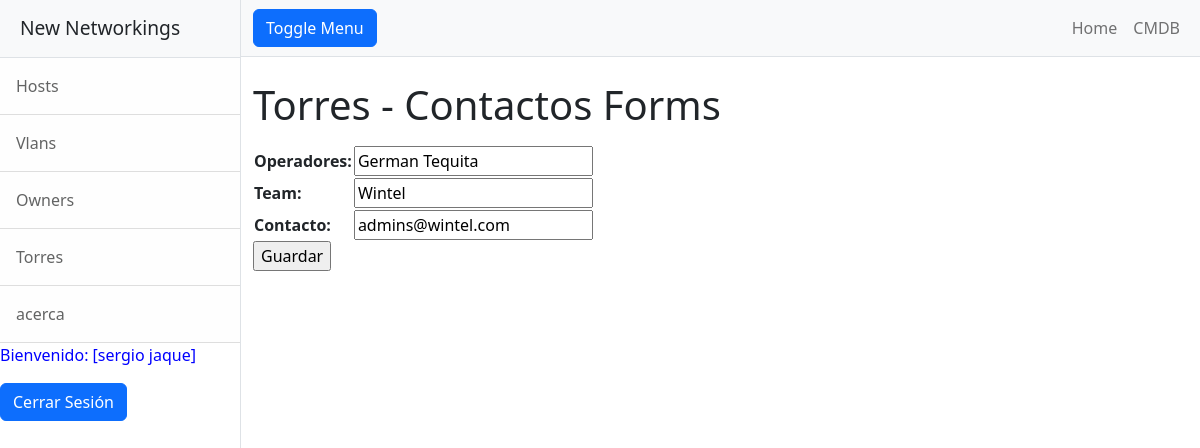
The app's page /torresopsUpdate/1/ (signed in) with its own data.
### entidades/models.py (models this page shows, shortened)
class TorresOps(models.Model):
    operadores = models.CharField(max_length=60)
    team = models.CharField(max_length=60)
    contacto = models.CharField(max_length=60)

### entidades/views.py (the view)
# urls.py: path('torresopsUpdate/<int:pk>/', TorresOpsUpdate.as_view(), name="torresopsUpdate"),
class TorresOpsUpdate(LoginRequiredMixin, UpdateView):
    model = TorresOps
    fields = ["operadores", "team", "contacto"]
    success_url = reverse_lazy("torresops")

### entidades/templates/entidades/torresops_form.html (shortened to what this page needs)
{% extends "entidades/index.html" %}
{% block titulo %}
 <h1 class="mt-4">Torres - Contactos Forms</h1>
{% endblock titulo %}
{% block contenido %}
<form action="" method="post">
    <table>
        {{ form.as_table }}
    </table>
    <input type="submit" value="Guardar">
</form>
{% endblock contenido %}

### entidades/templates/entidades/index.html (shortened to what this page needs)
<!DOCTYPE html>
<html lang="en">
    <head>
        {% load static %}
        <link href="{% static 'css/styles.css' %}" rel="stylesheet" />
        <link rel="stylesheet" href="https://cdnjs.cloudflare.com/ajax/libs/font-awesome/6.4.0/css/all.min.css">
    </head>
    <body>
        <div class="d-flex" id="wrapper">
            <div class="border-end bg-white" id="sidebar-wrapper">
                <div class="sidebar-heading border-bottom bg-light">New Networkings</div>
                <div class="list-group list-group-flush">
            {% if user.is_authenticated %}
                    <a class="list-group-item list-group-item-action list-group-item-light p-3" href="{% url 'hosts' %}">Hosts</a>
                    <a class="list-group-item list-group-item-action list-group-item-light p-3" href="{% url 'vlans' %}">Vlans</a>
                    <a class="list-group-item list-group-item-action list-group-item-light p-3" href="{% url 'owners' %}">Owners</a>
                    <a class="list-group-item list-group-item-action list-group-item-light p-3" href="{% url 'torresops' %}">Torres</a>
                    <a class="list-group-item list-group-item-action list-group-item-light p-3" href="{% url 'acerca' %}">acerca</a>
                    <p style="color:blue">Bienvenido: [{{user.first_name}} {{user.last_name}}]</p>
                    <form method="post" action="{% url 'logout' %}">
                        <button class="btn btn-primary" type="submit">Cerrar Sesión</button>
                    </form>
            {% else %}
                    <a class="btn btn-primary" href="{% url 'login' %}">Iniciar sesion</a>
                    <a class="btn btn-primary" href="{% url 'registro' %}">Registrarse</a>
            {% endif %}
                </div>
            </div>
            <div id="page-content-wrapper">
                <nav class="navbar navbar-expand-lg navbar-light bg-light border-bottom">
                    <div class="container-fluid">
                        <button class="btn btn-primary" id="sidebarToggle">Toggle Menu</button>
                        <div class="collapse navbar-collapse" id="navbarSupportedContent">
                            <ul class="navbar-nav ms-auto mt-2 mt-lg-0">
                                <li class="nav-item active"><a class="nav-link" href="{% url 'home' %}">Home</a></li>
                                <li class="nav-item"><a class="nav-link" href="#!">CMDB</a></li>
                            </ul>
                        </div>
                    </div>
                </nav>
                <div class="container-fluid">
                    {% block titulo %}{% endblock titulo %}
                    {% block contenido %}
                    {% endblock contenido %}
                </div>
            </div>
        </div>
    </body>
</html>

### records on screen
TorresOps: operadores "German Tequita", team "Wintel", contacto "admins@wintel.com"

### other values on screen
{{ user.first_name }} "sergio"
{{ user.last_name }} "jaque"
